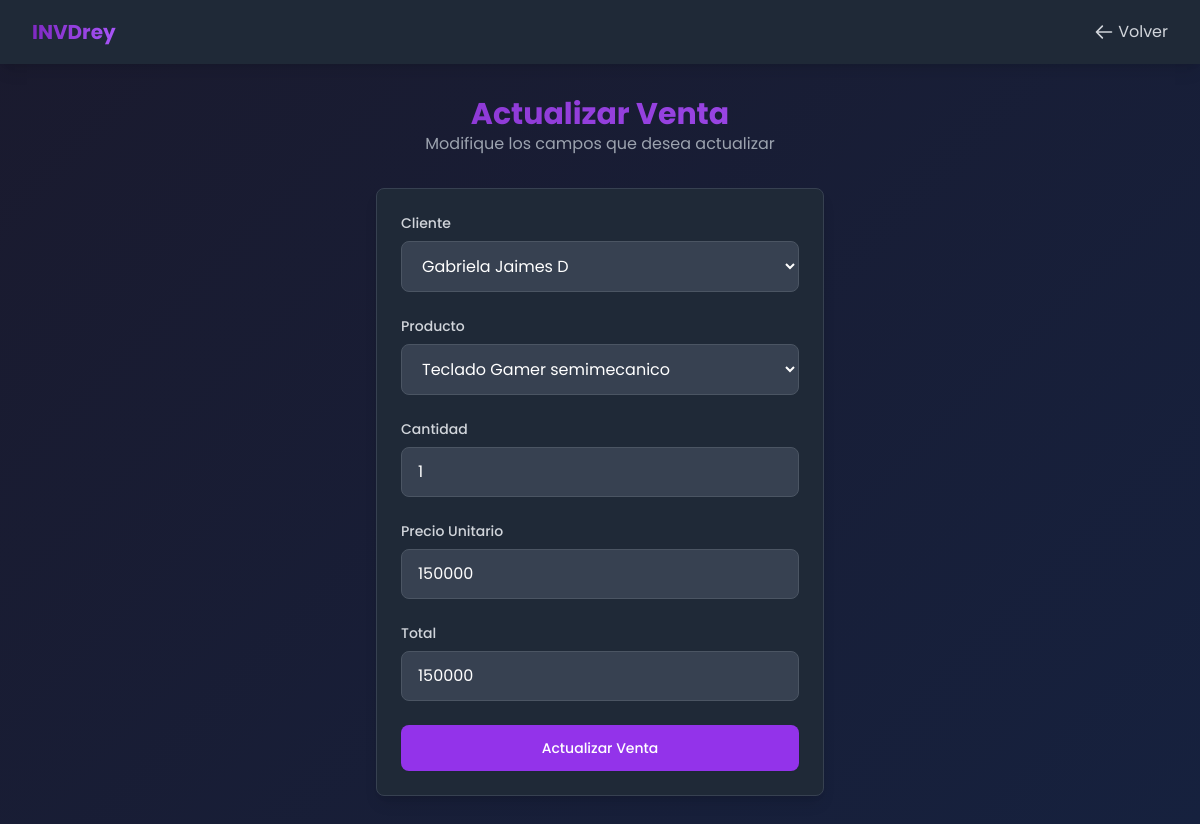
/Ventas/ventas_UPDATE.php?id=1 (signed in), run on the app's committed database.
### tables this page shows
CREATE TABLE `ventas` (
  `id` int(11) NOT NULL,
  `id_producto` int(11) NOT NULL,
  `id_cliente` int(11) NOT NULL,
  `precio_unitario_producto` int(11) NOT NULL,
  `total` int(11) NOT NULL,
  `cantidad` int(11) NOT NULL,
  `fecha_venta` datetime NOT NULL,
  `estado` tinyint(4) NOT NULL DEFAULT 1
);

CREATE TABLE `productos` (
  `id` int(11) NOT NULL,
  `nombre` varchar(100) NOT NULL,
  `stock` int(11) NOT NULL DEFAULT 0,
  `precio_unitario` int(11) NOT NULL,
  `descripcion` varchar(250) NOT NULL,
  `estado` tinyint(4) NOT NULL DEFAULT 1
);

### Ventas/ventas_UPDATE.php (the view, shortened to what this page needs)
<?php
include '../conexion.php';
$id = $_GET['id'];
$sql = "SELECT v.id_cliente, v.id_producto, v.cantidad, v.precio_unitario_producto, v.total,
               p.nombre AS producto_nombre, CONCAT(c.nombre, ' ', c.apellido) AS cliente_nombre
        FROM ventas v
        JOIN productos p ON v.id_producto = p.id
        JOIN clientes c ON v.id_cliente = c.id
        WHERE v.id = ?";
$stmt = $conn->prepare($sql);
$stmt->bind_param("i", $id);
$stmt->execute();
$result = $stmt->get_result();
$venta = $result->fetch_assoc();
$sql_clientes = "SELECT id, CONCAT(nombre, ' ', apellido) AS nombre_completo FROM clientes WHERE estado = 1";
$stmt_clientes = $conn->prepare($sql_clientes);
$stmt_clientes->execute();
$result_clientes = $stmt_clientes->get_result();
$sql_productos = "SELECT id, nombre, precio_unitario, stock FROM productos WHERE estado = 1";
$stmt_productos = $conn->prepare($sql_productos);
$stmt_productos->execute();
$result_productos = $stmt_productos->get_result();
?>
<!DOCTYPE html>
<html lang="es">
<head>
    <script src="https://cdn.tailwindcss.com"></script>
    <link rel="stylesheet" href="../styles/Styles.css">
</head>
<body class="min-h-screen text-gray-100">
    <nav class="bg-gray-800 shadow-lg">
        <div class="max-w-7xl mx-auto px-4 sm:px-6 lg:px-8">
            <div class="flex items-center justify-between h-16">
                <div class="flex items-center">
                    <div class="flex-shrink-0">
                        <span class="text-xl font-bold gradient-text">INVDrey</span>
                    </div>
                </div>
                <div class="flex items-center space-x-4">
                    <a href="ventas_READ.php" class="text-gray-300 hover:text-white flex items-center">
                        <svg xmlns="http://www.w3.org/2000/svg" class="h-5 w-5 mr-1" fill="none" viewBox="0 0 24 24" stroke="currentColor">
                            <path stroke-linecap="round" stroke-linejoin="round" stroke-width="2" d="M10 19l-7-7m0 0l7-7m-7 7h18" />
                        </svg>
                        Volver
                    </a>
                </div>
            </div>
        </div>
    </nav>
    <main class="max-w-7xl mx-auto px-4 sm:px-6 lg:px-8 py-8">
        <div class="text-center mb-8">
            <h1 class="text-3xl font-bold gradient-text">Actualizar Venta</h1>
            <p class="text-gray-400">Modifique los campos que desea actualizar</p>
        </div>
        <div class="flex justify-center">
            <div class="w-full max-w-md">
                <form method="post" action="" class="bg-gray-800 shadow-lg rounded-lg p-6 border border-gray-700">
                    <div class="mb-6">
                        <label for="id_cliente" class="block text-sm font-medium text-gray-300 mb-2">Cliente</label>
                        <select name="id_cliente" required class="input-field w-full px-4 py-3 bg-gray-700 border border-gray-600 rounded-lg text-white placeholder-gray-400 focus:outline-none focus:ring-2 focus:ring-purple-500">
                            <?php while ($row = $result_clientes->fetch_assoc()) { ?>
                                <option value="<?php echo $row['id']; ?>" <?php echo ($row['id'] == $venta['id_cliente']) ? 'selected' : ''; ?>>
                                    <?php echo $row['nombre_completo']; ?>
                                </option>
                            <?php } ?>
                        </select>
                    </div>
                    <div class="mb-6">
                        <label for="id_producto" class="block text-sm font-medium text-gray-300 mb-2">Producto</label>
                        <select id="producto" name="id_producto" required onchange="actualizarPrecio()" class="input-field w-full px-4 py-3 bg-gray-700 border border-gray-600 rounded-lg text-white placeholder-gray-400 focus:outline-none focus:ring-2 focus:ring-purple-500">
                            <?php while ($row = $result_productos->fetch_assoc()) { ?>
                                <option value="<?php echo $row['id']; ?>" data-precio="<?php echo $row['precio_unitario']; ?>"
                                    <?php echo ($row['id'] == $venta['id_producto']) ? 'selected' : ''; ?>>
                                    <?php echo $row['nombre']; ?>
                                </option>
                            <?php } ?>
                        </select>
                    </div>
                    <div class="mb-6">
                        <label for="cantidad" class="block text-sm font-medium text-gray-300 mb-2">Cantidad</label>
                        <input type="number" id="cantidad" name="cantidad" min="1" value="<?php echo $venta['cantidad']; ?>" oninput="calcularTotal()" required class="input-field w-full px-4 py-3 bg-gray-700 border border-gray-600 rounded-lg text-white placeholder-gray-400 focus:outline-none focus:ring-2 focus:ring-purple-500">
                    </div>
                    <div class="mb-6">
                        <label for="precio_unitario" class="block text-sm font-medium text-gray-300 mb-2">Precio Unitario</label>
                        <input type="text" id="precio_unitario" name="precio_unitario" value="<?php echo $venta['precio_unitario_producto']; ?>" readonly class="input-field w-full px-4 py-3 bg-gray-700 border border-gray-600 rounded-lg text-white placeholder-gray-400 focus:outline-none focus:ring-2 focus:ring-purple-500">
                    </div>
                    <div class="mb-6">
                        <label for="total" class="block text-sm font-medium text-gray-300 mb-2">Total</label>
                        <input type="text" id="total" name="total" value="<?php echo $venta['total']; ?>" readonly class="input-field w-full px-4 py-3 bg-gray-700 border border-gray-600 rounded-lg text-white placeholder-gray-400 focus:outline-none focus:ring-2 focus:ring-purple-500">
                    </div>
                    <button type="submit" class="w-full flex justify-center py-3 px-4 border border-transparent rounded-lg shadow-sm text-sm font-medium text-white bg-purple-600 hover:bg-purple-700 focus:outline-none focus:ring-2 focus:ring-offset-2 focus:ring-purple-500">
                        Actualizar Venta
                    </button>
                </form>
            </div>
        </div>
    </main>
</body>
</html>

### styles/Styles.css (style rules this page uses)
body { font-family: 'Poppins', sans-serif; background: linear-gradient(135deg, #1a1a2e 0%, #16213e 100%); }
.gradient-text { background: linear-gradient(90deg, #7f29c2 0%, #a855f7 100%); -webkit-background-clip: text; background-clip: text; color: transparent; }

### data on the page
ventas: id_cliente "Gabriela Jaimes D", id_producto "Teclado Gamer semimecanico", cantidad "1", precio_unitario "150000", total "150000"
